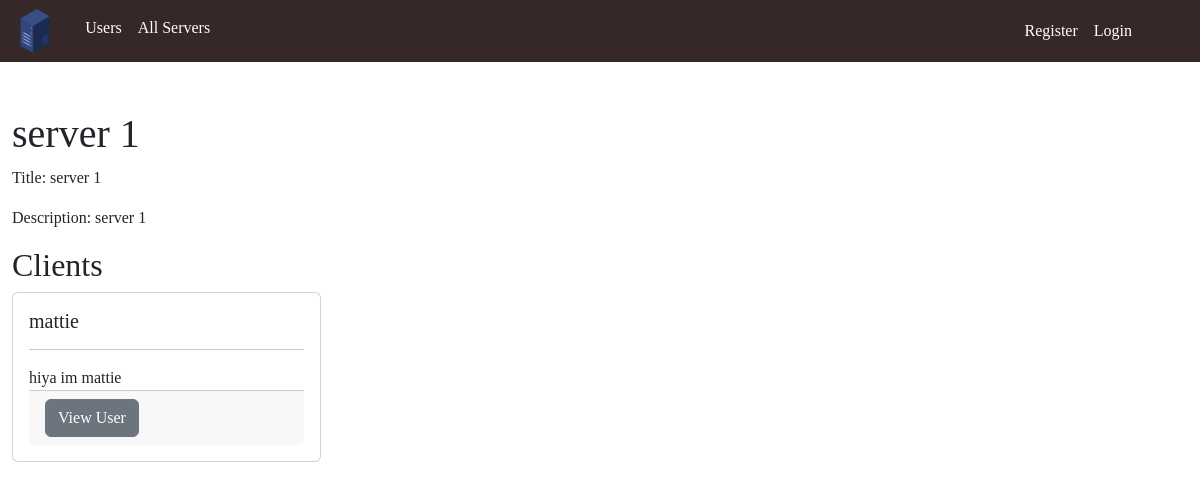
The app's page /server/1/ with its own data.
### server_listings_app/models.py (models this page shows, shortened)
class Server(models.Model):
    title = models.CharField(max_length=200)
    description = models.CharField(max_length=200, null=True, blank=True)
    connectionKey = models.CharField(max_length=48, null=True, blank=True)
    dateStarted = models.DateTimeField(auto_now=True, null=True, blank=True)
    dateEnded = models.DateTimeField(auto_now=False, null=True, blank=True)
    password = models.CharField(max_length=200, null=True, blank=True)
    is_active = models.BooleanField()
    serverClients = models.ManyToManyField(User,  related_name='serverClients', blank=True)
    serverHost = models.OneToOneField(User, on_delete=models.SET_NULL, null=True, blank=True)

class User(AbstractUser):
    bio = models.CharField(max_length=2000, null=True, blank=True)
    numberOfServersHosted = models.IntegerField(default=0)
    currentServer = models.OneToOneField("server_listings_app.Server", on_delete=models.SET_NULL, null=True, blank=True)

### server_listings_app/views.py (the view)
# urls.py: path('server/<int:server_pk>/', views.server, name='server'),
def server(request, server_pk):
    server = Server.objects.get(pk=server_pk)
    return render( request, 'server_listings_app/pages/serverDetails.html', {'server':server})

### server_listings_app/templatetags/demoTags.py (called while the page is built)
    def render(self, context):
        output = ''
        if(config.isDemo):
            output = self.nodelist.render(context)
        return output

### server_listings_app/templates/server_listings_app/pages/serverDetails.html (shortened to what this page needs)
{% extends "server_listings_app/base_template.html" %}
{% load server %}
{% block content %}
<body>
    <div class="container mt-5">
        <h1>{{ server.title }}</h1>
        <p>Title: {{ server.title }}</p>
        <p>Description: {{ server.description }}</p>
        <h2>Clients</h2>
        <div class="row">
            {% for client in server.serverClients.all %}
                {% include "server_listings_app/components/user_card.html" with user=client kick=True view=True%}
                {% empty %}
            <div class="col">
                <p>No clients currently connected.</p>
            </div>
            {% endfor %}
        </div>
    </div>
</body>
</html>
{% endblock %}

### server_listings_app/templates/server_listings_app/base_template.html (shortened to what this page needs)
{% load static %}
{% load widget_tweaks %}
<!DOCTYPE html>
<html lang="en">
 <head>
   <link href="{% static 'bootstrap-5.3.3-dist/css/bootstrap.css' %}" rel="stylesheet">
   <link rel="stylesheet" href="{% static 'css/base.css' %}">
  </head>
 <body>
     <nav class="navbar navbar-expand-lg navbar-dark navbar-custom mynavcolor">
      <div class="container" style=" margin-right: 0; margin-left: 0; padding-right:0">
        <ul class="navbar-nav mr-auto">
          <a style="width:10%" id="navLogo" class="nav-link- active" aria-current="page" href="{% url 'index' %}" >    <img style="width:70%" src="{% static 'img/value-server-512.webp' %}"></a>
          <li class="nav-item">
            <a class="nav-link text-white" id="navUsers" href="{% url 'users' %}">Users</a>
          </li>
          <li class="nav-item">
            <a class="nav-link text-white" id="navServers" href="{% url 'search_servers' %}">All Servers</a>
          </li>
        </ul>
        <ul class="navbar-nav ml-auto">
          <li class="nav-item">
            {% if user.is_authenticated %}
            <a class="nav-link text-white" id="navProfile" href="{% url 'profile' %}">Profile</a>
            {% else %}
            <a class="nav-link text-white" id="navRegister" href="{% url 'register' %}">Register</a>
            {% endif %}
          </li>
          <li class="nav-item">
            {% if user.is_authenticated %}
            <form action="{% url 'logout' %}" method="post" style="display: inline;">
              {% csrf_token %}
              <input type="hidden" name="next" value="{{ request.path }}">
              <button type="submit" id="navLogout" class="nav-link text-white btn btn-link">Logout</button>
            </form>
            {% else %}
              <a class="nav-link text-white" id="navLogin" href="{% url 'login' %}?next={{ request.path }}">Login</a>
            {% endif %}
          </li>
        </ul>
      </div>
    </nav>
       <div class="col-sm-10">
         {% block content %}
         {% endblock %}
 </body>
</html>

### server_listings_app/templates/server_listings_app/components/user_card.html (shortened to what this page needs)
<div class="col-md-4 mb-4">
    <div class="card">
        <div class="card-body">
            {% block fullCardBody %}
            {% block cardBody %}
            <h5 class="card-title" id="userName">{{ user.username }}</h5>
            <hr/>
            <span>
                {% if user.bio %}
                <span id ="userBio">
                    {{user.bio}}
                </span>
                {% endif %}
            </span>
            {% endblock %}
            <div class="card-footer text-muted">
                {% block footer %}
                    {% if view %}
                    <a class="btn btn-secondary" href="{% url 'user' user.id %}" id="viewUserBtn">View User</a>
                    {% endif %}
                {% endblock %}
            </div>
           {% endblock %}
        </div>
    </div>
</div>

### static/css/base.css (style rules this page uses)
body { font-family: Georgia, serif; }
.mynavcolor { background-color: #362828; }

### records on screen
Server: title "server 1", description "server 1"
User: username "mattie", bio "hiya im mattie"
